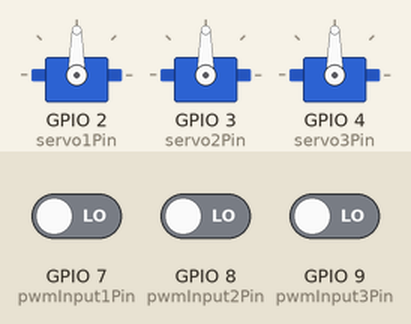
Bench run of a sketch on a simulated ESP32. Shown: 3 × servo. Inputs (shaded band) come from the test bench; at power-on: GPIO 7 (pwmInput1Pin) LOW, GPIO 8 (pwmInput2Pin) LOW, GPIO 9 (pwmInput3Pin) LOW. What the sketch prints to the serial monitor is not drawn.

Above: at 0.6 s.
At 49.4 s:
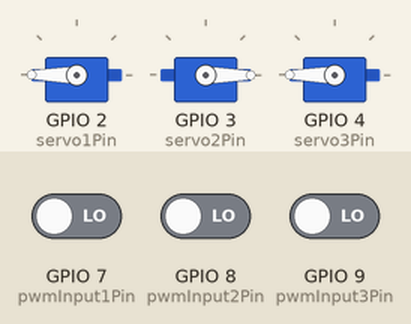
At 51.4 s:
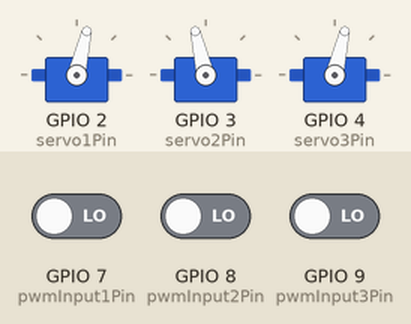
At 126.2 s:
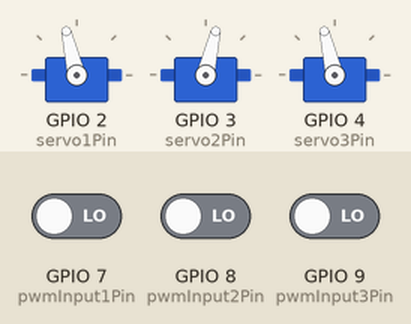
Timing chart, 0 to 130.0 s (numbered marks = the images above):
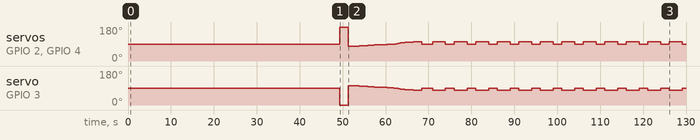

The sketch:

input.ino
```cpp
#include <Arduino.h>
#include <ESP32Servo.h>

TaskHandle_t Task1 = NULL;

const int servo1Pin = D1;
const int servo2Pin = D2;
const int servo3Pin = D3;
const int pwmInput1Pin = D8;
const int pwmInput2Pin = D9;
const int pwmInput3Pin = D10;
const int pwmMinUs = 1000;
const int pwmMaxUs = 2000;
const float pitchStepDeg = 1.0f;
const float pwmDegPerUs = 180.0f / (pwmMaxUs - pwmMinUs);
const long pitchStepUs = (long)(pitchStepDeg / pwmDegPerUs + 0.5f);
const float DEPLOY_AGL_THRESHOLD_M = 200.0f;
const float DEPLOY_MAX_PITCH_DURATION_MS = 2000UL;
const float SPINUP_AGL_M = 60.0f;
const float LANDING_RAMP_START_AGL_M = 60.0f;
const float LANDING_RAMP_END_AGL_M = 20.0f;
const float RPM_TREND_EPS = 5.0f;
const float RPM_BIAS_STEP_EPS = 2.0f;
const float OPTIMAL_RPM_ALPHA_CONSTANT = 4810.0544f;
const float CONTROL_STAGE_MIN_HEIGHT_M = 20.0f;
const float CONTROL_STAGE_MAX_HEIGHT_M = 200.0f;
const float FINAL_DESCENT_RATE_MPS = 0.1f;
const float MID_DESCENT_RATE_MPS = 12.0f;
#define TIEMPO_MUESTREO 500 // ms
unsigned long t_anterior = 0;
#define SENSOR1 D0
#define N_PROMEDIO 5
float buffer1[N_PROMEDIO];

Servo servo1;
Servo servo2;
Servo servo3;

volatile unsigned long pwm1RiseUs = 0;
volatile unsigned long pwm2RiseUs = 0;
volatile unsigned long pwm3RiseUs = 0;
volatile unsigned long pwm1WidthUs = 1500;
volatile unsigned long pwm2WidthUs = 1500;
volatile unsigned long pwm3WidthUs = 1500;
volatile unsigned long servo1AdjustedPwmUs = 1500;
volatile unsigned long servo2AdjustedPwmUs = 1500;
volatile unsigned long servo3AdjustedPwmUs = 1500;
volatile float servo1AngleDeg = NAN;
volatile float servo2AngleDeg = NAN;
volatile float servo3AngleDeg = NAN;

volatile float alpha = 12.0f;
volatile long collectiveBiasUs = 0;

volatile float groundAltitude = 0.0f;
volatile float lastAltitude = NAN;
volatile float currentAltitude = NAN;
volatile float lastRpm1Smooth = NAN;
volatile float currentRpm1Smooth = NAN;
volatile bool task1Active = false;
volatile unsigned long lastTaskRunMs = 0UL;
const unsigned long TASK_MIN_INTERVAL_MS = 50UL;
unsigned long deployStartMs = 0UL;
volatile bool deployAltitudeSeenAbove = false;
volatile bool deployWindowActive = false;
bool deployReleaseTriggered = false;
volatile bool postDeployMinPitchPending = false;
volatile bool deployControlEntered = false;
volatile bool deployControlStalled = false;
volatile bool deployControlWaitingAltitude = false;
volatile unsigned long deployControlArmedMs = 0UL;
const unsigned long collectiveCenterUs = (pwmMinUs + pwmMaxUs) / 2;
const unsigned long DEPLOY_CONTROL_STALL_MS = 1500UL;

enum MissionState : uint8_t {
  WAIT_FOR_RELEASE = 0,
  DEPLOY_PULSE = 1,
  UPPER_SWEEP = 2,
  LOWER_SWEEP = 3
};
volatile MissionState missionState = WAIT_FOR_RELEASE;

unsigned long clampPwmUs(long value) {
  return constrain(value, pwmMinUs, pwmMaxUs);
}

long clampCollectiveBiasUs(long requestedBiasUs, unsigned long width1Us, unsigned long width2Us) {
  long maxPositiveBias = min(pwmMaxUs - (long)width1Us, pwmMaxUs - (long)width2Us);
  long maxNegativeBias = min((long)width1Us - pwmMinUs, (long)width2Us - pwmMinUs);
  if (requestedBiasUs > 0) return min(requestedBiasUs, maxPositiveBias);
  if (requestedBiasUs < 0) return max(requestedBiasUs, -maxNegativeBias);
  return 0;
}

float pwmToDegrees(unsigned long pulseWidthUs) {
  pulseWidthUs = constrain(pulseWidthUs, (unsigned long)pwmMinUs, (unsigned long)pwmMaxUs);
  return (pulseWidthUs - pwmMinUs) * pwmDegPerUs;
}

float computeLegacySweepAlphaDeg(float heightAboveGroundM) {
  float sweepProgress = (CONTROL_STAGE_MAX_HEIGHT_M - heightAboveGroundM) / (CONTROL_STAGE_MAX_HEIGHT_M - CONTROL_STAGE_MIN_HEIGHT_M);
  sweepProgress = constrain(sweepProgress, 0.0f, 1.0f);
  if (heightAboveGroundM > SPINUP_AGL_M) {
    float highBandProgress = (CONTROL_STAGE_MAX_HEIGHT_M - heightAboveGroundM) / (CONTROL_STAGE_MAX_HEIGHT_M - SPINUP_AGL_M);
    highBandProgress = constrain(highBandProgress, 0.0f, 1.0f);
    return -12.0f * (1.0f - highBandProgress);
  }
  float lowBandProgress = (SPINUP_AGL_M - heightAboveGroundM) / (SPINUP_AGL_M - CONTROL_STAGE_MIN_HEIGHT_M);
  lowBandProgress = constrain(lowBandProgress, 0.0f, 1.0f);
  return 12.0f * lowBandProgress;
}

float computeOptimalRpmFromAlphaDeg(float alphaDeg) {
  if (isnan(alphaDeg)) return NAN;
  if (alphaDeg <= 0.0f) return 1300.0f;
  return OPTIMAL_RPM_ALPHA_CONSTANT / sqrtf(alphaDeg);
}

void IRAM_ATTR isrPwm1() {
  unsigned long nowUs = micros();
  if (digitalRead(pwmInput1Pin) == HIGH) {
    pwm1RiseUs = nowUs;
  } else {
    unsigned long widthUs = nowUs - pwm1RiseUs;
    if (widthUs >= pwmMinUs && widthUs <= pwmMaxUs) {
      pwm1WidthUs = widthUs;
      if (Task1 != NULL && task1Active) {
        BaseType_t higherPriorityTaskWoken = pdFALSE;
        vTaskNotifyGiveFromISR(Task1, &higherPriorityTaskWoken);
        if (higherPriorityTaskWoken) {
          portYIELD_FROM_ISR();
        }
      }
    }
  }
}

void IRAM_ATTR isrPwm2() {
  unsigned long nowUs = micros();
  if (digitalRead(pwmInput2Pin) == HIGH) {
    pwm2RiseUs = nowUs;
  } else {
    unsigned long widthUs = nowUs - pwm2RiseUs;
    if (widthUs >= pwmMinUs && widthUs <= pwmMaxUs) {
      pwm2WidthUs = widthUs;
      if (Task1 != NULL && task1Active) {
        BaseType_t higherPriorityTaskWoken = pdFALSE;
        vTaskNotifyGiveFromISR(Task1, &higherPriorityTaskWoken);
        if (higherPriorityTaskWoken) {
          portYIELD_FROM_ISR();
        }
      }
    }
  }
}

void IRAM_ATTR isrPwm3() {
  unsigned long nowUs = micros();
  if (digitalRead(pwmInput3Pin) == HIGH) {
    pwm3RiseUs = nowUs;
  } else {
    unsigned long widthUs = nowUs - pwm3RiseUs;
    if (widthUs >= pwmMinUs && widthUs <= pwmMaxUs) {
      pwm3WidthUs = widthUs;
      if (Task1 != NULL && task1Active) {
        BaseType_t higherPriorityTaskWoken = pdFALSE;
        vTaskNotifyGiveFromISR(Task1, &higherPriorityTaskWoken);
        if (higherPriorityTaskWoken) {
          portYIELD_FROM_ISR();
        }
      }
    }
  }
}

MissionState selectMissionState(float heightAboveGroundM, unsigned long nowMs, float rpmCurrent, bool isDescending) {
  if (!deployWindowActive) return WAIT_FOR_RELEASE;
  if (deployWindowActive && deployStartMs != 0UL) {
    if ((nowMs - deployStartMs) < (unsigned long)DEPLOY_MAX_PITCH_DURATION_MS) {
      return DEPLOY_PULSE;
    }
    if (!deployReleaseTriggered) {
      deployReleaseTriggered = true;
      postDeployMinPitchPending = true;
      deployControlArmedMs = nowMs;
      deployControlWaitingAltitude = true;
    }
  }
  if (heightAboveGroundM <= CONTROL_STAGE_MIN_HEIGHT_M) return LOWER_SWEEP;
  if (heightAboveGroundM <= SPINUP_AGL_M) return LOWER_SWEEP;
  if (heightAboveGroundM <= CONTROL_STAGE_MAX_HEIGHT_M) return UPPER_SWEEP;
  return WAIT_FOR_RELEASE;
}

long computeLegacyCollectiveBiasUs(MissionState state, float heightAboveGroundM, float rpmNow, float rpmPrev, unsigned long nowMs) {
  const long maxCollectiveBiasUs = 12L * pitchStepUs;
  const long minCollectiveBiasUs = -12L * pitchStepUs;
  if (state == WAIT_FOR_RELEASE) return 0;
  if (state == DEPLOY_PULSE) return maxCollectiveBiasUs;
  if (state == UPPER_SWEEP) {
    long biasUs = minCollectiveBiasUs;
    if (!isnan(rpmNow) && !isnan(rpmPrev) && rpmNow + RPM_BIAS_STEP_EPS < rpmPrev) biasUs = minCollectiveBiasUs;
    return biasUs;
  }

  float landingSpanM = LANDING_RAMP_START_AGL_M - LANDING_RAMP_END_AGL_M;
  if (landingSpanM < 1.0f) landingSpanM = 1.0f;
  float progress = (LANDING_RAMP_START_AGL_M - heightAboveGroundM) / landingSpanM;
  progress = constrain(progress, 0.0f, 1.0f);
  float mid = 0.5f;
  long targetBiasUs = 0;
  if (progress <= mid) {
    float s = (mid > 0.0f) ? (progress / mid) : 1.0f;
    float val = (float)minCollectiveBiasUs + s * (0.0f - (float)minCollectiveBiasUs);
    targetBiasUs = (long)lroundf(val);
  } else {
    float s = (1.0f - mid > 0.0f) ? ((progress - mid) / (1.0f - mid)) : 1.0f;
    float val = 0.0f + s * (float)maxCollectiveBiasUs;
    targetBiasUs = (long)lroundf(val);
  }
  if (!isnan(rpmNow) && !isnan(rpmPrev) && rpmNow + RPM_TREND_EPS < rpmPrev) {
    targetBiasUs = min(targetBiasUs, 0L);
  }
  return constrain(targetBiasUs, minCollectiveBiasUs, maxCollectiveBiasUs);
}

float computeAdaptiveAlphaDeg(float heightAboveGroundM, float descentRateMps, float rpmNow, float alphaBaseCurveDeg) {
  if (isnan(heightAboveGroundM)) return NAN;
  if (heightAboveGroundM <= CONTROL_STAGE_MIN_HEIGHT_M) {
    if (isnan(rpmNow) || rpmNow < 1300.0f) return NAN;
    return alphaBaseCurveDeg;
  }
  if (heightAboveGroundM > CONTROL_STAGE_MAX_HEIGHT_M) return NAN;
  float rpmOptimal = computeOptimalRpmFromAlphaDeg(alphaBaseCurveDeg);
  if (isnan(rpmNow) || isnan(rpmOptimal) || isnan(descentRateMps)) return NAN;

  if (rpmNow < rpmOptimal) {
    if (descentRateMps > MID_DESCENT_RATE_MPS) return constrain(alphaBaseCurveDeg - 1.5f, -12.0f, 12.0f);
    return constrain(alphaBaseCurveDeg - 1.0f, -12.0f, 12.0f);
  }
  if (rpmNow > rpmOptimal && descentRateMps > MID_DESCENT_RATE_MPS) {
    return constrain(alphaBaseCurveDeg + 1.5f, -12.0f, 12.0f);
  }
  return alphaBaseCurveDeg;
}

void updateSyntheticProfile(unsigned long nowMs) {
  const float climbRateMps = 5.0f;
  const unsigned long climbEndMs = 44000UL;
  const unsigned long holdEndMs = 46000UL;

  if (nowMs < climbEndMs) {
    currentAltitude = climbRateMps * (nowMs / 1000.0f);
  } else if (nowMs < holdEndMs) {
    currentAltitude = DEPLOY_AGL_THRESHOLD_M + 20.0f;
  } else {
    float baseDescentRate = 10.0f;
    if (!isnan(alpha)) {
      baseDescentRate -= alpha * 0.45f;
    }
    baseDescentRate += sinf(nowMs / 1200.0f) * 2.5f;
    if (baseDescentRate < 1.5f) baseDescentRate = 1.5f;

    if (!isnan(lastAltitude)) {
      currentAltitude = lastAltitude - (baseDescentRate * 0.5f);
    } else {
      currentAltitude = (DEPLOY_AGL_THRESHOLD_M + 20.0f) - (baseDescentRate * 0.5f);
    }
    if (currentAltitude < 0.0f) currentAltitude = 0.0f;
  }

  float heightAboveGroundM = currentAltitude - groundAltitude;
  float descentRate = NAN;
  if (!isnan(lastAltitude)) {
    descentRate = (lastAltitude - currentAltitude) / 0.5f;
  }

  if (!deployWindowActive) {
    currentRpm1Smooth = 0.0f;
    return;
  }

  float deployElapsedS = 0.0f;
  if (deployStartMs != 0UL && nowMs >= deployStartMs) {
    deployElapsedS = (nowMs - deployStartMs) / 1000.0f;
  }

  float rpmTarget = 0.0f;
  if (deployElapsedS < 2.0f) {
    rpmTarget = 650.0f * (deployElapsedS / 2.0f);
  } else {
    rpmTarget = 1300.0f;
    if (!isnan(alpha)) {
      rpmTarget = computeOptimalRpmFromAlphaDeg(alpha);
      if (isnan(rpmTarget)) rpmTarget = 1300.0f;
    }
    if (!isnan(heightAboveGroundM) && heightAboveGroundM <= CONTROL_STAGE_MIN_HEIGHT_M && nowMs > 46000UL) {
      rpmTarget = 1250.0f;
    }
  }

  float drift = rpmTarget - currentRpm1Smooth;
  float nextRpm = currentRpm1Smooth + 0.08f * drift;
  if (!isnan(descentRate) && descentRate > 12.0f) {
    nextRpm -= 35.0f;
  }
  if (!isnan(descentRate) && descentRate < 1.0f) {
    nextRpm += 10.0f;
  }

  static float rpmNoise = 0.0f;
  rpmNoise = 0.85f * rpmNoise + 0.15f * (sinf(nowMs / 800.0f) * 65.0f);
  currentRpm1Smooth = constrain(nextRpm + rpmNoise, 0.0f, 2600.0f);
}

void Task1code(void *pvParameters) {
  Serial.print("Task1 (collective bias) running on core ");
  Serial.println(xPortGetCoreID());
  for (;;) {
    ulTaskNotifyTake(pdTRUE, portMAX_DELAY);

    unsigned long nowMs = millis();
    if (nowMs - lastTaskRunMs < TASK_MIN_INTERVAL_MS) {
      continue;
    }
    lastTaskRunMs = nowMs;
    unsigned long width1Us = pwm1WidthUs;
    unsigned long width2Us = pwm2WidthUs;
    unsigned long width3Us = pwm3WidthUs;
    float altitude = currentAltitude;
    float rpmNow = currentRpm1Smooth;
    float rpmPrev = lastRpm1Smooth;
    MissionState state = missionState;

    float heightAboveGroundM = altitude - groundAltitude;
    float descentRateMps = NAN;
    if (!isnan(lastAltitude)) {
      descentRateMps = (lastAltitude - altitude) / 0.5f;
    }

    float alphaStoredDeg = alpha;
    float alphaNextDeg = alphaStoredDeg;
    long requestedBiasUs = 0;
    bool usedAdaptiveLogic = false;
    bool forceDeployMaxPitch = false;
    bool forcePostDeployMinPitch = false;
    bool controlWindowReady = deployReleaseTriggered && !isnan(heightAboveGroundM) && heightAboveGroundM > CONTROL_STAGE_MIN_HEIGHT_M && heightAboveGroundM <= CONTROL_STAGE_MAX_HEIGHT_M;
    float alphaTargetDeg = alphaStoredDeg;

    if (postDeployMinPitchPending) {
      alphaNextDeg = -12.0f;
      forcePostDeployMinPitch = true;
      usedAdaptiveLogic = true;
      postDeployMinPitchPending = false;
    } else if (state == DEPLOY_PULSE) {
      forceDeployMaxPitch = true;
      alphaNextDeg = alphaStoredDeg;
      usedAdaptiveLogic = true;
    } else if (deployReleaseTriggered) {
      if (controlWindowReady) {
        deployControlWaitingAltitude = false;
        alphaTargetDeg = computeLegacySweepAlphaDeg(heightAboveGroundM);

        alphaNextDeg = computeAdaptiveAlphaDeg(heightAboveGroundM, descentRateMps, rpmNow, alphaTargetDeg);
        if (isnan(alphaNextDeg)) {
          alphaNextDeg = alphaTargetDeg;
        }

        requestedBiasUs = (long)(alphaNextDeg * pitchStepUs);
        usedAdaptiveLogic = true;
        deployControlEntered = true;
      }
    }

    if (!usedAdaptiveLogic) {
      if (controlWindowReady) {
        alphaTargetDeg = computeLegacySweepAlphaDeg(heightAboveGroundM);
        alphaNextDeg = alphaTargetDeg;
        requestedBiasUs = (long)(alphaNextDeg * pitchStepUs);
        deployControlEntered = true;
        deployControlWaitingAltitude = false;
      } else {
        requestedBiasUs = computeLegacyCollectiveBiasUs(state, heightAboveGroundM, rpmNow, rpmPrev, nowMs);
        alphaNextDeg = alphaStoredDeg;
      }
    }

    deployControlStalled = deployReleaseTriggered && !deployControlEntered && deployControlArmedMs != 0UL && (nowMs - deployControlArmedMs) > DEPLOY_CONTROL_STALL_MS && !deployControlWaitingAltitude;
    const char *deployPhase = "WAIT_RELEASE";
    if (state == DEPLOY_PULSE) {
      deployPhase = "DEPLOY_MAX";
    } else if (forcePostDeployMinPitch) {
      deployPhase = "POST_DEPLOY_MIN";
    } else if (controlWindowReady && deployControlEntered) {
      deployPhase = "CONTROL_ACTIVE";
    } else if (controlWindowReady) {
      deployPhase = "CONTROL_READY";
    } else if (deployReleaseTriggered) {
      deployPhase = "LOWER_SWEEP";
    }

    if (forceDeployMaxPitch) {
      collectiveBiasUs = (long)pwmMaxUs - (long)collectiveCenterUs;
      servo1AdjustedPwmUs = pwmMaxUs;
      servo2AdjustedPwmUs = pwmMinUs;
      servo3AdjustedPwmUs = pwmMaxUs;
    } else if (forcePostDeployMinPitch) {
      collectiveBiasUs = -12L * pitchStepUs;
      servo1AdjustedPwmUs = clampPwmUs((long)collectiveCenterUs + collectiveBiasUs);
      servo2AdjustedPwmUs = clampPwmUs((long)collectiveCenterUs - collectiveBiasUs);
      servo3AdjustedPwmUs = clampPwmUs((long)collectiveCenterUs + collectiveBiasUs);
    } else {
      collectiveBiasUs = clampCollectiveBiasUs(requestedBiasUs, collectiveCenterUs, collectiveCenterUs);
      servo1AdjustedPwmUs = clampPwmUs((long)width1Us + collectiveBiasUs);
      servo2AdjustedPwmUs = clampPwmUs((long)width2Us - collectiveBiasUs);
      servo3AdjustedPwmUs = clampPwmUs((long)collectiveCenterUs + collectiveBiasUs);
    }

    float servo1OutDeg = pwmToDegrees(servo1AdjustedPwmUs);
    float servo2OutDeg = pwmToDegrees(servo2AdjustedPwmUs);
    float servo3OutDeg = pwmToDegrees(servo3AdjustedPwmUs);

    servo1AngleDeg = servo1OutDeg;
    servo2AngleDeg = servo2OutDeg;
    servo3AngleDeg = servo3OutDeg;
    alpha = constrain(alphaNextDeg, -12.0f, 12.0f);

    servo1.writeMicroseconds(servo1AdjustedPwmUs);
    servo2.writeMicroseconds(servo2AdjustedPwmUs);
    servo3.writeMicroseconds(servo3AdjustedPwmUs);

    Serial.print("Task1 state=");
    Serial.print((int)state);
    Serial.print(" drop=");
    Serial.print(heightAboveGroundM, 2);
    Serial.print("m | rpm=");
    Serial.print(rpmNow, 1);
    Serial.print(" | dHdt=");
    if (!isnan(descentRateMps)) Serial.print(descentRateMps, 2);
    else Serial.print("N/A");
    Serial.print(" | bias=");
    Serial.print(collectiveBiasUs);
    Serial.print(" us | alpha=");
    Serial.print(alpha, 1);
    Serial.print(" | alphaTgt=");
    Serial.print(alphaTargetDeg, 1);
    Serial.print(" deg | servo1=");
    Serial.print(servo1AdjustedPwmUs);
    Serial.print(" us | servo2=");
    Serial.print(servo2AdjustedPwmUs);
    Serial.print(" us | servo3=");
    Serial.print(servo3AdjustedPwmUs);
    Serial.print(" | deployArmed=");
    Serial.print(deployReleaseTriggered ? 1 : 0);
    Serial.print(" | phase=");
    Serial.print(deployPhase);
    Serial.print(" | ctrlWindow=");
    Serial.print(controlWindowReady ? 1 : 0);
    Serial.print(" | ctrlEntered=");
    Serial.print(deployControlEntered ? 1 : 0);
    Serial.print(" | ctrlWaitAlt=");
    Serial.print(deployControlWaitingAltitude ? 1 : 0);
    Serial.print(" | ctrlStalled=");
    Serial.print(deployControlStalled ? 1 : 0);
    Serial.print(" (deg=");
    Serial.print(servo3OutDeg, 1);
    Serial.println(") us");
  }
}

void setup() {
  Serial.begin(115200);
  delay(500);
  Serial.println("Autogyro collective control v1 synthetic test starting");

  pinMode(pwmInput1Pin, INPUT);
  pinMode(pwmInput2Pin, INPUT);
  pinMode(pwmInput3Pin, INPUT);

  ESP32PWM::allocateTimer(0);
  servo1.setPeriodHertz(50);
  servo2.setPeriodHertz(50);
  servo3.setPeriodHertz(50);
  servo1.attach(servo1Pin, pwmMinUs, pwmMaxUs);
  servo2.attach(servo2Pin, pwmMinUs, pwmMaxUs);
  servo3.attach(servo3Pin, pwmMinUs, pwmMaxUs);
  delay(200);

  servo1.writeMicroseconds(1500);
  servo2.writeMicroseconds(1500);
  servo3.writeMicroseconds(1500);

  attachInterrupt(digitalPinToInterrupt(pwmInput1Pin), isrPwm1, CHANGE);
  attachInterrupt(digitalPinToInterrupt(pwmInput2Pin), isrPwm2, CHANGE);
  attachInterrupt(digitalPinToInterrupt(pwmInput3Pin), isrPwm3, CHANGE);

  groundAltitude = 0.0f;
  currentAltitude = 0.0f;
  lastAltitude = NAN;
  currentRpm1Smooth = 0.0f;
  lastRpm1Smooth = 0.0f;

  pinMode(SENSOR1, INPUT);
  for (int i = 0; i < N_PROMEDIO; i++) {
    buffer1[i] = 0.0f;
  }

  xTaskCreatePinnedToCore(
    Task1code,
    "Task1",
    4096,
    NULL,
    1,
    &Task1,
    0
  );
  delay(500);
}

void loop() {
  unsigned long nowMs = millis();
  if (nowMs - t_anterior >= TIEMPO_MUESTREO) {
    t_anterior = nowMs;

    lastAltitude = currentAltitude;
    lastRpm1Smooth = currentRpm1Smooth;

    updateSyntheticProfile(nowMs);
    bool isDescending = false;
    if (!isnan(lastAltitude)) {
      isDescending = (currentAltitude - lastAltitude) < 0.0f;
    }

    float heightAboveGroundM = currentAltitude - groundAltitude;
    if (!deployAltitudeSeenAbove && !isnan(heightAboveGroundM) && heightAboveGroundM >= DEPLOY_AGL_THRESHOLD_M) {
      deployAltitudeSeenAbove = true;
    }
    if (!deployWindowActive && deployAltitudeSeenAbove && !isnan(heightAboveGroundM) && heightAboveGroundM <= DEPLOY_AGL_THRESHOLD_M && isDescending) {
      deployWindowActive = true;
      deployStartMs = nowMs;
      deployControlEntered = false;
      deployControlStalled = false;
      deployControlWaitingAltitude = false;
      deployControlArmedMs = 0UL;
    }

    missionState = selectMissionState(heightAboveGroundM, nowMs, currentRpm1Smooth, isDescending);
    task1Active = deployWindowActive ||
      (!isnan(heightAboveGroundM) && heightAboveGroundM > 0.0f && isDescending);

    Serial.print("Tiempo(ms):"); Serial.print(nowMs);
    Serial.print("\tAltitud(m):"); Serial.print(currentAltitude, 2);
    Serial.print("\tAGL(m):"); Serial.print(heightAboveGroundM, 2);
    Serial.print("\tRPM:"); Serial.print(currentRpm1Smooth, 2);
    Serial.print("\tState:"); Serial.print((int)missionState);
    Serial.print("\tBiasUs:"); Serial.println(collectiveBiasUs);

    if (Task1 != NULL && task1Active) {
      xTaskNotifyGive(Task1);
    }
  }

  delay(5);
}
```

Measured:
- by itself, servo on GPIO 3 (servo2Pin): 90° → 0° at 49.4 s, → 103° 2.0 s later, → 102° 1.5 s later, → 101° 0.50 s later, … (49 changes in this stretch)
- by itself, servo on GPIO 2 (servo1Pin), servo on GPIO 4 (servo3Pin): 90° → 180° at 49.4 s, → 77° 2.0 s later, → 78° 1.5 s later, → 79° 0.50 s later, … (49 changes in this stretch)
